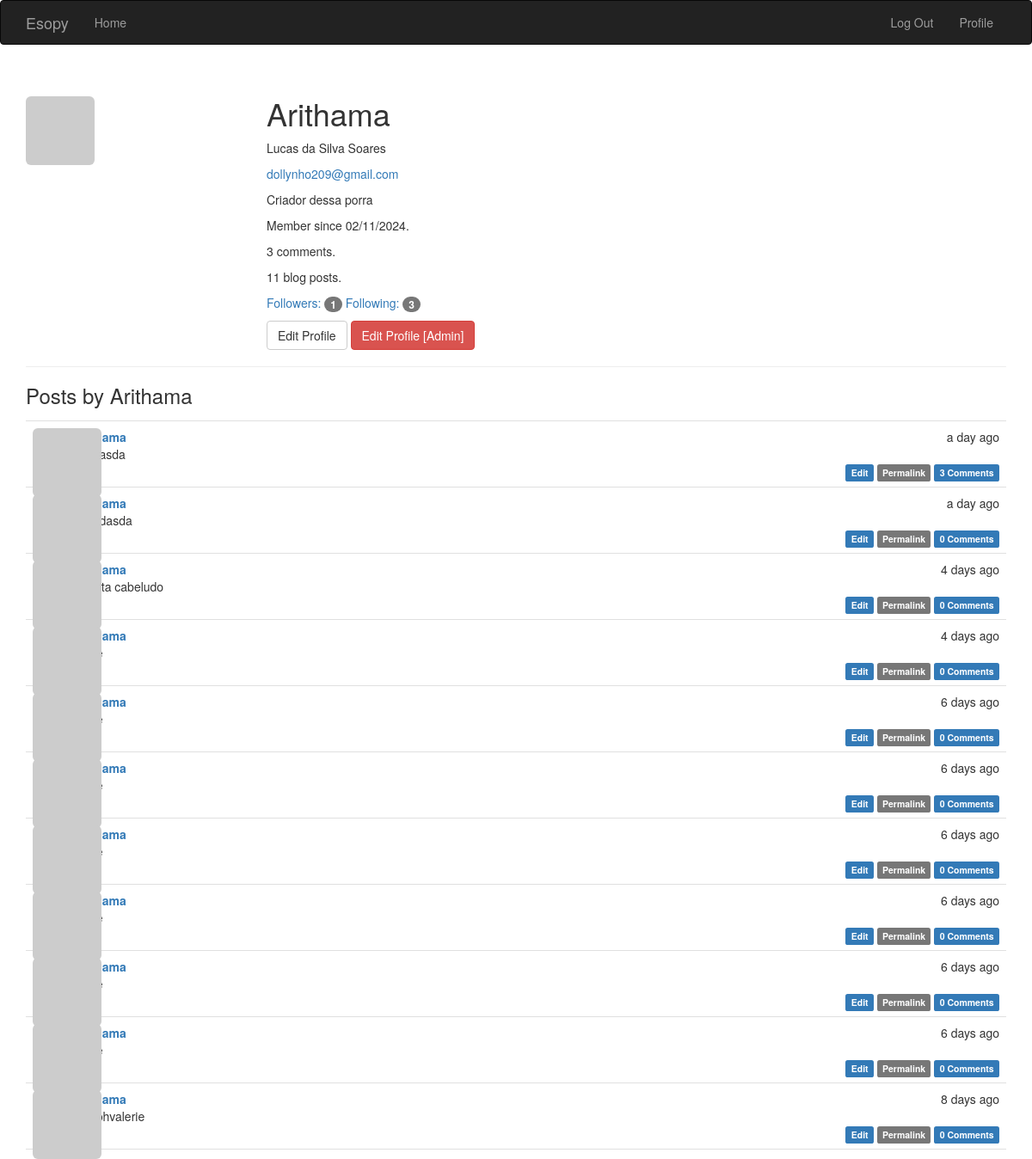
/user/Arithama (signed in), run on an earlier commit of the app's database.
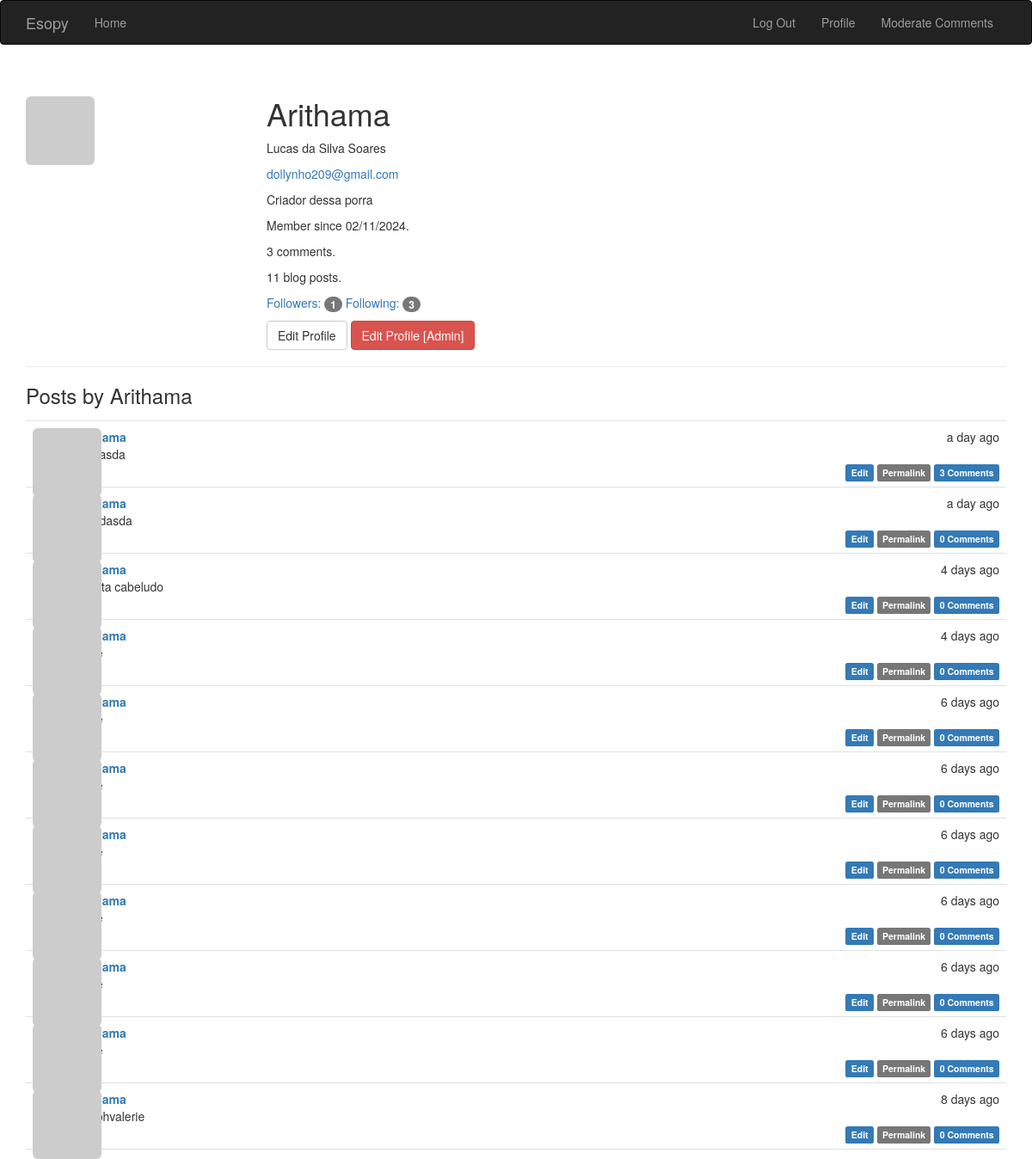
And on a later commit of the database.
### app/models.py (models this page shows, shortened)
class User(UserMixin, db.Model):
    __tablename__ = 'users'
    id = db.Column(db.Integer, primary_key=True)
    email = db.Column(db.String(64), unique=True, index=True)
    username = db.Column(db.String(64), unique=True, index=True)
    password_hash = db.Column(db.String(128))
    confirmed = db.Column(db.Boolean, default=False)
    is_admin = db.Column(db.Boolean, default=False)
    is_mod = db.Column(db.Boolean, default =False)
    name = db.Column(db.String(64))
    about_me = db.Column(db.Text())
    member_since = db.Column(db.DateTime(), default=datetime.utcnow)
    avatar_hash = db.Column(db.String(32))
    posts = db.relationship('Post', backref='author', lazy='dynamic')
    followed = db.relationship('Follow',
                               foreign_keys=[Follow.follower_id],
                               backref=db.backref('follower', lazy='joined'),
                               lazy='dynamic',
                               cascade='all, delete-orphan')
    followers = db.relationship('Follow',
                                foreign_keys=[Follow.followed_id],
                                backref=db.backref('followed', lazy='joined'),
                                lazy='dynamic',
                                cascade='all, delete-orphan')
    comments = db.relationship('Comment', backref='author', lazy='dynamic')
    @property
    def password(self):
        raise AttributeError('password is not a readable attribute')
    def gravatar(self, size=100):
        url = 'https://secure.gravatar.com/avatar'
        hash = hashlib.md5(self.email.lower().encode('utf-8')).hexdigest()
        return '{url}/{hash}?s={size}'.format(
            url=url, hash=hash, size=size)

class Post(db.Model):
    __tablename__ = 'posts'
    id = db.Column(db.Integer, primary_key=True)
    body = db.Column(db.Text)
    timestamp = db.Column(db.DateTime, index=True, default=datetime.utcnow)
    author_id = db.Column(db.Integer, db.ForeignKey('users.id'))
    title = db.Column(db.String(64))
    body_html = db.Column(db.Text)
    comments = db.relationship('Comment', backref='post', lazy='dynamic')

### app/main/views.py (the view)
@main.route('/user/<username>')
def user(username):
    user = User.query.filter_by(username=username).first_or_404()
    posts = user.posts.order_by(Post.timestamp.desc()).all()
    return render_template('user.html', user=user, posts=posts)

### app/auth/views.py (called while the page is built)
@auth.before_app_request
def before_request():
    if current_user.is_authenticated \
    and not current_user.confirmed \
    and request.blueprint != 'auth' \
    and request.endpoint != 'static':
        return redirect(url_for('auth.unconfirmed'))

### app/models.py (called while the page is built)
@login_manager.user_loader
def load_user(user_id):
    return User.query.get(int(user_id))

### app/templates/user.html (shortened to what this page needs)
{% extends "base.html" %}
{% block page_content %}
<div class="page-header">
    <img class="img-rounded profile-thumbnail" src="{{ user.gravatar(size=256) }}">
    <div class="profile-header">
        <h1>{{ user.username }}</h1>
        {% if user.name or user.location %}
        <p>
            {% if user.name %}{{ user.name }}{% endif %}
        </p>
        {% endif %}
        {% if current_user.is_admin %}
        <p><a href="mailto:{{ user.email }}">{{ user.email }}</a></p>
        {% endif %}
        {% if user.about_me %}<p>{{ user.about_me }}</p>{% endif %}
        <p>Member since {{ moment(user.member_since).format('L') }}.</p>
        <p>{{ user.comments.count() }} comments.</p>
        <p>{{ user.posts.count() }} blog posts.</p>
        <p>
            <a href="{{ url_for('.followers', username=user.username) }}">Followers: <span class="badge">{{ user.followers.count() }}</span></a>
            <a href="{{ url_for('.followed_by', username=user.username) }}">Following: <span class="badge">{{ user.followed.count() }}</span></a>
        </p>
        <p>
            {% if user == current_user %}
            <a class="btn btn-default" href="{{ url_for('.edit_profile') }}">Edit Profile</a>
            {% endif %}
            {% if current_user.is_admin %}
            <a class="btn btn-danger" href="{{ url_for('.edit_profile_admin', id=user.id) }}">Edit Profile [Admin]</a>
            {% endif %}
        </p>
    </div>
</div>
<h3>Posts by {{ user.username }}</h3>
{% include '_posts.html' %}
{% endblock %}

### app/templates/base.html (shortened to what this page needs)
{% extends "bootstrap/base.html" %}
{% block head %}
{{ super() }}
<link rel="stylesheet" type="text/css" href="{{ url_for('static', filename='styles.css') }}">
{% endblock %}
{% block navbar %}
<div class="navbar navbar-inverse" role="navigation">
    <div class="container">
        <div class="navbar-header">
            <a class="navbar-brand" href="{{ url_for('main.index') }}">Esopy</a>
        </div>
        <div class="navbar-collapse collapse">
            <ul class="nav navbar-nav">
                <li><a href="{{ url_for('main.index') }}">Home</a></li>
            </ul>
            <ul class="nav navbar-nav navbar-right">
                {% if current_user.is_authenticated %}
                <li><a href="{{ url_for('auth.logout') }}">Log Out</a></li>
                {% else %}
                <li><a href="{{ url_for('auth.login') }}">Log In</a></li>
                {% endif %}
                {% if current_user.is_authenticated %}
                <li>
                    <a href="{{ url_for('main.user', username=current_user.username) }}">
                    Profile
                    </a>
                    </li>
                {% endif %}
                {% if current_user.is_mod %}
                    <li><a href="{{ url_for('main.moderate') }}">Moderate Comments</a></li>
                {% endif %}
            </ul>
        </div>
    </div>
</div>
{% endblock %}
{% block content %}
<div class="container">
    {% block page_content %}{% endblock %}
</div>
{% endblock %}

### app/templates/_posts.html
<ul class="posts">
    {% for post in posts %}
    <li class="post">
        <div class="post-thumbnail">
            <a href="{{ url_for('.user', username=post.author.username) }}">
                <img class="img-rounded profile-thumbnail" src="{{ post.author.gravatar(size=40) }}">
            </a>
        </div>
        <div class="post-content">
            <div class="post-date">{{ moment(post.timestamp).fromNow() }}</div>
            <div class="post-author"><a href="{{ url_for('.user', username=post.author.username) }}">{{ post.author.username }}</a></div>
            <div class="post-body">
               {{ post.title }}
            </div>
            <div class="post-footer">
                {% if current_user == post.author %}
                <a href="{{ url_for('.edit', id=post.id) }}">
                    <span class="label label-primary">Edit</span>
                </a>
                {% elif current_user.is_admin %}
                <a href="{{ url_for('.edit', id=post.id) }}">
                    <span class="label label-danger">Edit [Admin]</span>
                </a>
                {% endif %}
                <a href="{{ url_for('.post', id=post.id) }}">
                    <span class="label label-default">Permalink</span>
                </a>
                <a href="{{ url_for('.post', id=post.id) }}#comments">
                    <span class="label label-primary">{{ post.comments.count() }} Comments</span>
                </a>
            </div>
        </div>
    </li>
    {% endfor %}
</ul>

### app/static/styles.css (style rules this page uses)
.profile-thumbnail { position: absolute; }
.profile-header { min-height: 260px; margin-left: 280px; }
ul.posts { list-style-type: none; padding: 0px; margin: 16px 0px 0px 0px; border-top: 1px solid #e0e0e0; }
ul.posts li.post { padding: 8px; border-bottom: 1px solid #e0e0e0; }
div.post-date { float: right; }
div.post-author { font-weight: bold; }
div.post-thumbnail { position: absolute; }
div.post-content { margin-left: 48px; min-height: 48px; }
div.post-footer { text-align: right; }

What changed in the data, as far as the page shows it:
changed User "Arithama": is_mod empty → True (drawn)
Also different on the page:
text now shown: "Moderate Comments"
